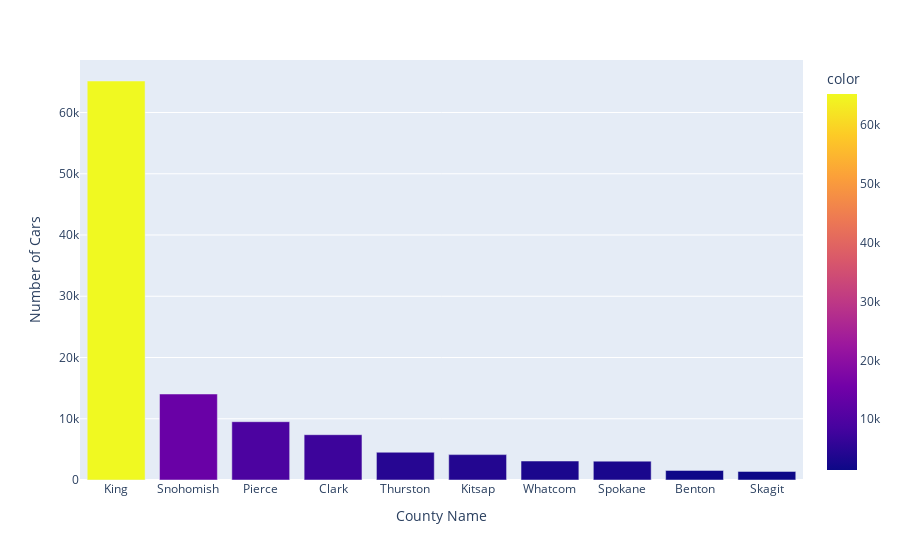

Notebook code for this chart:
### Markdown cell above
The city of Seattle shows a large number of electric vehicles

### Code cell
#Lets check from which county we have more entries from (Top 10)

County = df.groupby('County').count().sort_values(by='City',ascending=False)['City'].index
values = df.groupby('County').count().sort_values(by='City',ascending=False)['City'].values

px.bar(x=list(County)[:10],y=values[:10],labels={'x':"County Name",'y':"Number of Cars"},color=values[:10])

### Figure 1 — Plotly figure (JSON) as saved in the notebook; plotly's stock layout.template omitted (floating-point values rounded to 4 significant figures)
{"data": [{"alignmentgroup": "True", "hovertemplate": "County Name=%{x}<br>Number of Cars=%{y}<br>color=%{marker.color}<extra></extra>", "legendgroup": "", "marker": {"color": [65145, 14039, 9518, 7398, 4532, 4143, 3099, 3080, 1568, 1403], "coloraxis": "coloraxis", "pattern": {"shape": ""}}, "name": "", "offsetgroup": "", "orientation": "v", "showlegend": false, "textposition": "auto", "type": "bar", "x": ["King", "Snohomish", "Pierce", "Clark", "Thurston", "Kitsap", "Whatcom", "Spokane", "Benton", "Skagit"], "xaxis": "x", "y": [65145, 14039, 9518, 7398, 4532, 4143, 3099, 3080, 1568, 1403], "yaxis": "y"}], "layout": {"barmode": "relative", "coloraxis": {"colorbar": {"title": {"text": "color"}}, "colorscale": [[0, "#0d0887"], [0.1111, "#46039f"], [0.2222, "#7201a8"], [0.3333, "#9c179e"], [0.4444, "#bd3786"], [0.5556, "#d8576b"], [0.6667, "#ed7953"], [0.7778, "#fb9f3a"], [0.8889, "#fdca26"], [1, "#f0f921"]]}, "legend": {"tracegroupgap": 0}, "margin": {"t": 60}, "xaxis": {"anchor": "y", "domain": [0, 1], "title": {"text": "County Name"}}, "yaxis": {"anchor": "x", "domain": [0, 1], "title": {"text": "Number of Cars"}}}}
